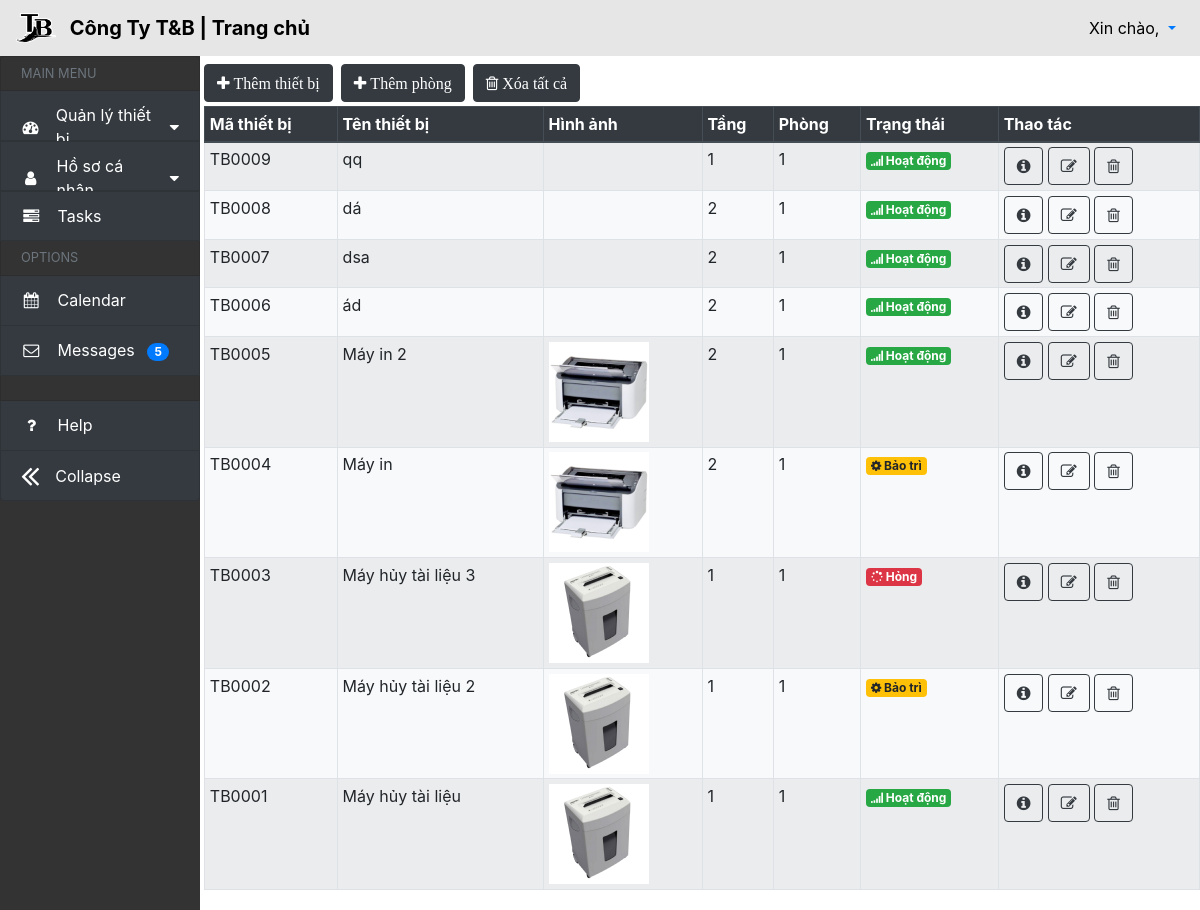
Page /quanly/ on the committed database.
### QLthietbi_app/models.py (models this page shows, shortened)
class ThietBi(models.Model):
    id_thiet_bi = models.CharField(max_length=10, primary_key=True, blank=True, null=False, unique=True, editable=False)
    ten_thiet_bi = models.CharField(max_length=30, verbose_name='Tên thiết bị')
    loai_thiet_bi = models.ForeignKey(LoaiThietBi, on_delete=models.CASCADE, verbose_name='Loại thiết bị') # Thiết bị điện, thiết bị y tế, thiết bị văn phòng,...
    phong = models.ForeignKey(Phong, on_delete=models.CASCADE, verbose_name='Phòng',)
    hinh_anh = models.ImageField(upload_to='images/', blank=True, null=True, verbose_name='Hình ảnh')
    ngay_mua = models.DateField(verbose_name='Ngày mua')
    gia_mua = models.IntegerField(verbose_name='Giá mua')
    tinh_trang_choices = [
        ('hoatdong', 'Hoạt động'),
        ('dangbaotri', 'Đang bảo trì'),
        ('bihong', 'Bị hỏng'),
    ]
    tinh_trang = models.CharField(max_length=10, choices=tinh_trang_choices, default='hoatdong', verbose_name='Tình trạng')
    ngay_bao_tri = models.DateField(verbose_name='Ngày bảo trì',blank=True, null=True)
    mo_ta = models.TextField(verbose_name='Mô tả', blank=True, null=True)
    class Meta:
        ordering = ['-id_thiet_bi']

class Phong(models.Model):
    id_phong = models.CharField(max_length=10, primary_key=True, blank=True, null=False, unique=True, editable=False)
    ten_phong = models.CharField(max_length=30, verbose_name='Tên phòng')
    so_tang = models.IntegerField(verbose_name='Số tầng')
    class Meta:
        ordering = ['-id_phong']
    def __str__(self):
        return self.ten_phong

### QLthietbi_app/views.py (the view)
# urls.py: path('quanly/', views.render_trangchinh, name='render_trangchinh'),
def render_trangchinh(request):
    listThietBi = ThietBi.objects.all()
    listPhong = Phong.objects.all()
    return render(request,"quanly.html",{'listThietBi': listThietBi, 'listPhong': listPhong})

### QLthietbi_app/templates/quanly.html (shortened to what this page needs)
{% load static %}
<!doctype html>
<html lang="en">
   <head>
      <link rel="stylesheet" href="https://cdn.jsdelivr.net/npm/bootstrap@4.6.2/dist/css/bootstrap.min.css">
      <link rel="stylesheet" href="https://stackpath.bootstrapcdn.com/font-awesome/4.7.0/css/font-awesome.min.css">
      <link rel="stylesheet" href="https://cdnjs.cloudflare.com/ajax/libs/normalize/8.0.1/normalize.min.css"/>
      <link rel="stylesheet" href="../static/css/quanly.css">
   </head>
   <body>
      <nav class="navbar navbar-expand-md navbar fixed-top" style="background-color: #e6e6e6;">
         <a class="navbar-brand" href="#">
         <img src="{% static 'imgs/logo.png' %}" width="40" height="30" class="d-inline-block align-top" alt="">
         <span class="ml-2" style="font-weight: bold; color: black;">Công Ty T&B | Trang chủ</span>
         </a>
         <div class="collapse navbar-collapse" id="navbarNavDropdown">
            <ul class="navbar-nav ml-auto">
               <li class="nav-item dropdown">
                  <a class="nav-link dropdown-toggle" href="#" id="navbarDropdownMenuLink" data-toggle="dropdown">
                  <span class="ml-2" style="color: black;">Xin chào, {{user.username}}</span>
                  </a>
            </ul>
         </div>
      </nav>
      <div class="row" id="body-row">
      <div id="sidebar-container" class="sidebar-expanded d-none d-md-block col-2">
         <ul class="list-group sticky-top sticky-offset">
            <li class="list-group-item sidebar-separator-title text-muted d-flex align-items-center menu-collapsed">
               <small>MAIN MENU</small>
            </li>
            <a href="#submenu1" data-toggle="collapse" aria-expanded="false" class="bg-dark list-group-item list-group-item-action flex-column align-items-start">
               <div class="d-flex w-100 justify-content-start align-items-center">
                  <span class="fa fa-dashboard fa-fw mr-3"></span>
                  <span class="menu-collapsed">Quản lý thiết bị</span>
                  <span class="submenu-icon ml-auto"></span>
               </div>
            </a>
            <a href="#submenu2" data-toggle="collapse" aria-expanded="false" class="bg-dark list-group-item list-group-item-action flex-column align-items-start">
               <div class="d-flex w-100 justify-content-start align-items-center">
                  <span class="fa fa-user fa-fw mr-3"></span>
                  <span class="menu-collapsed">Hồ sơ cá nhân</span>
                  <span class="submenu-icon ml-auto"></span>
               </div>
            </a>
            <a href="#" class="bg-dark list-group-item list-group-item-action">
               <div class="d-flex w-100 justify-content-start align-items-center">
                  <span class="fa fa-tasks fa-fw mr-3"></span>
                  <span class="menu-collapsed">Tasks</span>
               </div>
            </a>
            <li class="list-group-item sidebar-separator-title text-muted d-flex align-items-center menu-collapsed">
               <small>OPTIONS</small>
            </li>
            <a href="#" class="bg-dark list-group-item list-group-item-action">
               <div class="d-flex w-100 justify-content-start align-items-center">
                  <span class="fa fa-calendar fa-fw mr-3"></span>
                  <span class="menu-collapsed">Calendar</span>
               </div>
            </a>
            <a href="#" class="bg-dark list-group-item list-group-item-action">
               <div class="d-flex w-100 justify-content-start align-items-center">
                  <span class="fa fa-envelope-o fa-fw mr-3"></span>
                  <span class="menu-collapsed">Messages <span class="badge badge-pill badge-primary ml-2">5</span></span>
               </div>
            </a>
            <li class="list-group-item sidebar-separator menu-collapsed"></li>
            <a href="#" class="bg-dark list-group-item list-group-item-action">
               <div class="d-flex w-100 justify-content-start align-items-center">
                  <span class="fa fa-question fa-fw mr-3"></span>
                  <span class="menu-collapsed">Help</span>
               </div>
            </a>
            <a href="#" data-toggle="sidebar-colapse" class="bg-dark list-group-item list-group-item-action d-flex align-items-center">
               <div class="d-flex w-100 justify-content-start align-items-center">
                  <span id="collapse-icon" class="fa fa-2x mr-3"></span>
                  <span id="collapse-text" class="menu-collapsed">Collapse</span>
               </div>
            </a>
         </ul>
      </div>
      <div class="row col">
         <div class="col py-1">
            <div class="row element-button">
               <div class="col-small px-1 py-1">
                  <a class="btn btn-dark" href="{% url 'QLthietbi_app:render_themthietbi' %}"><i class="fa fa-plus" aria-hidden="true"> Thêm thiết bị</i></a>
               </div>
               <div class="col-small px-1 py-1">
                  <a class="btn btn-dark" href=#><i class="fa fa-plus" aria-hidden="true"> Thêm phòng</i></a>
               </div>
               <div class="col-small px-1 py-1">
                  <a class="btn btn-dark" href=#><i class="fa fa-trash-o" aria-hidden="true"> Xóa tất cả</i></a>
               </div>
            </div>
            <div class="row pl-1">
               <div class="table-responsive">
                  <table id="device-table" class="table table-sm table-striped bg-light table-condensed table-bordered" cellspacing="0" width="100%">
                     <thead class="thead-dark">
                        <tr>
                           <th>Mã thiết bị</th>
                           <th>Tên thiết bị</th>
                           <th>Hình ảnh</th>
                           <th>Tầng</th>
                           <th>Phòng</th>
                           <th>Trạng thái</th>
                           <th>Thao tác</th>
                        </tr>
                     </thead>
                     <tbody>
                        {% for ThietBi in listThietBi %}
                        <tr>
                           <td>{{ThietBi.id_thiet_bi}}</td>
                           <td>{{ThietBi.ten_thiet_bi}}</td>
                           <td>
                           {% if ThietBi.hinh_anh %}
                           <img src="{{ThietBi.hinh_anh.url}}" width="100" height="100">
                           {% endif %}
                           </td>
                           <td>{{ThietBi.phong.so_tang}}</td>
                           <td>{{ThietBi.phong}}</td>
                           {% if ThietBi.tinh_trang == "hoatdong" %}
                           <td><span class="badge badge-success"><i class="fa fa-signal" aria-hidden="true"></i> Hoạt động</span></td>
                           {% elif ThietBi.tinh_trang == "dangbaotri" %}
                           <td><span class="badge badge-warning"><i class="fa fa-cog" aria-hidden="true"></i> Bảo trì</span></td>
                           {% else %}
                           <td><span class="badge badge-danger"><i class="fa fa-spinner" aria-hidden="true"></i> Hỏng</span></td>
                           {% endif %}
                           <td>
                              <a href="#" class="btn btn-outline-dark"><i class="fa fa-info-circle" aria-hidden="true"></i></a>
                              <a href="#" class="btn btn-outline-dark"><i class="fa fa-pencil-square-o" aria-hidden="true"></i></a>
                              <a href="#" class="btn btn-outline-dark"><i class="fa fa-trash-o" aria-hidden="true"></i></a>
                           </td>
                        </tr>
                        {% endfor %}
                     </tbody>
                  </table>
               </div>
            </div>
         </div>
      </div>
   </body>
</html>

### QLthietbi_app/static/css/quanly.css (style rules this page uses)
body { padding-top: 56px; background-image: url("../imgs/login_1920x1080.png"); background-size: cover; background-repeat: no-repeat; background-attachment: fixed; background-position: center; }
.sticky-offset { top: 56px; }
#body-row { margin-left:0; margin-right:0; }
#sidebar-container { min-height: 100vh; background-color: #333; padding: 0; }
.sidebar-expanded { width: 230px; }
#sidebar-container .list-group a { height: 50px; color: white; }
.sidebar-separator-title { background-color: #333; height: 35px; }
.sidebar-separator { background-color: #333; height: 25px; }
#sidebar-container .list-group .list-group-item[aria-expanded="false"] .submenu-icon::after { content: " \f0d7"; font-family: FontAwesome; display: inline; text-align: right; padding-left: 10px; }

### rows in the picture
ThietBi: id_thiet_bi "TB0009", ten_thiet_bi "qq", phong.so_tang "1", phong "1", tinh_trang "hoatdong" (drawn)
ThietBi: id_thiet_bi "TB0008", ten_thiet_bi "dá", phong.so_tang "2", phong "1", tinh_trang "hoatdong" (drawn)
ThietBi: id_thiet_bi "TB0007", ten_thiet_bi "dsa", phong.so_tang "2", phong "1", tinh_trang "hoatdong" (drawn)
ThietBi: id_thiet_bi "TB0006", ten_thiet_bi "ád", phong.so_tang "2", phong "1", tinh_trang "hoatdong" (drawn)
ThietBi: id_thiet_bi "TB0005", ten_thiet_bi "Máy in 2", hinh_anh (picture), phong.so_tang "2", phong "1", tinh_trang "hoatdong" (drawn)
ThietBi: id_thiet_bi "TB0004", ten_thiet_bi "Máy in", hinh_anh (picture), phong.so_tang "2", phong "1", tinh_trang "dangbaotri" (drawn)
ThietBi: id_thiet_bi "TB0003", ten_thiet_bi "Máy hủy tài liệu 3", hinh_anh (picture), phong.so_tang "1", phong "1", tinh_trang "bihong" (drawn)
ThietBi: id_thiet_bi "TB0002", ten_thiet_bi "Máy hủy tài liệu 2", hinh_anh (picture), phong.so_tang "1", phong "1", tinh_trang "dangbaotri" (drawn)
ThietBi: id_thiet_bi "TB0001", ten_thiet_bi "Máy hủy tài liệu", hinh_anh (picture), phong.so_tang "1", phong "1", tinh_trang "hoatdong" (drawn)
